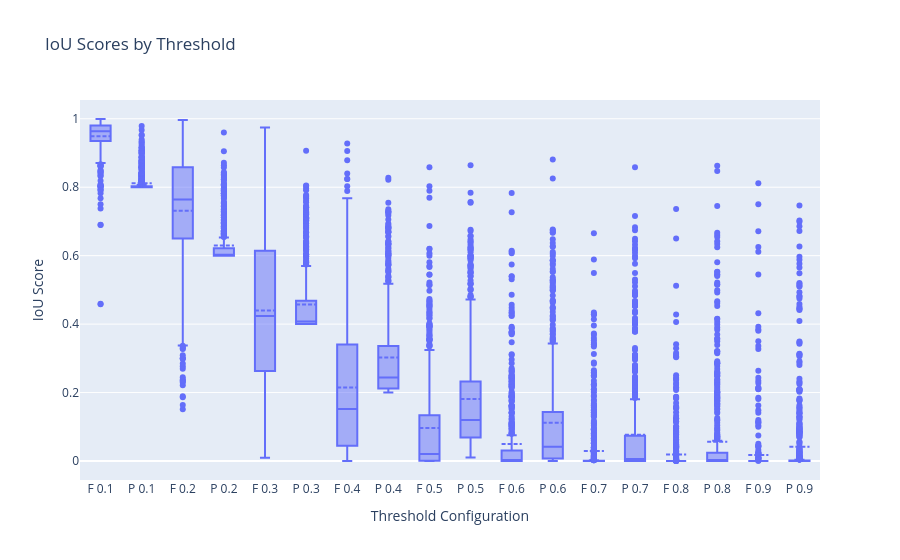

Notebook cell for this chart:
### Code cell
fig = go.Figure()

fig.add_trace(
    go.Box(
        y=results_df["iou_score"],
        x=results_df["threshold"],
        boxmean=True
    )
)

fig.update_layout(
    title="IoU Scores by Threshold",
    xaxis_title="Threshold Configuration",
    yaxis_title="IoU Score",
)

fig.show()

### Figure 1 — Plotly figure (JSON) as saved in the notebook; plotly's stock layout.template omitted (floating-point values rounded to 4 significant figures; data arrays with more than 128 entries replaced by an {"elided": "..."} marker saying what was removed)
{"data": [{"boxmean": true, "type": "box", "x": {"elided": "10800 str values"}, "y": {"elided": "10800 float values"}}], "layout": {"title": {"text": "IoU Scores by Threshold"}, "xaxis": {"title": {"text": "Threshold Configuration"}}, "yaxis": {"title": {"text": "IoU Score"}}}}
